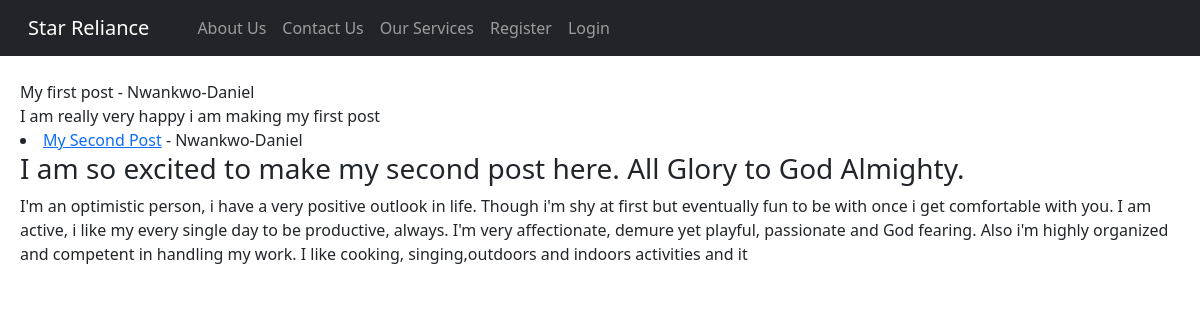
/category/coding, run on an earlier commit of the app's database.
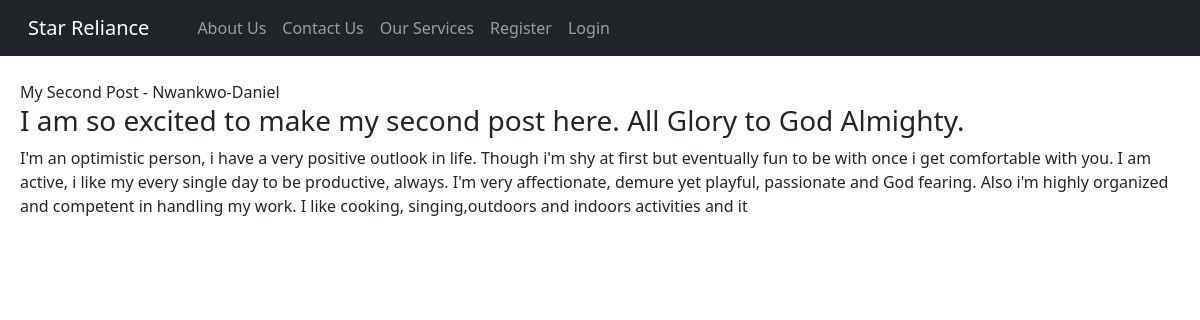
And on a later commit of the database.
### theblog/models.py (models this page shows, shortened)
class Post(models.Model):
    title = models.CharField(max_length = 255)
    title_tag = models.CharField(max_length = 255,default="Star Alliance")
    category = models.CharField(max_length = 255,default="coding")
    author = models.ForeignKey(User, on_delete=models.CASCADE)
    body = models.TextField()
    advert = models.TextField()
    post_date = models.DateField(auto_now_add = True)
    image1 = models.ImageField(null=True, blank=True)
    img1b_post = models.CharField(max_length = 255, null =True, blank=True)
    img1s_post = models.CharField(max_length = 255, null =True, blank=True)
    image2 = models.ImageField(null=True, blank=True)
    img2b_post = models.CharField(max_length = 255, null =True, blank=True)
    img2s_post = models.CharField(max_length = 255, null =True, blank=True)
    image3 = models.ImageField(null=True, blank=True)
    img3b_post = models.CharField(max_length = 255, null =True, blank=True)
    img3s_post = models.CharField(max_length = 255, null =True, blank=True)
    image4 = models.ImageField(null=True, blank=True)
    image5 = models.ImageField(null=True, blank=True)
    image6 = models.ImageField(null=True, blank=True)

### theblog/views.py (the view)
# urls.py: path('category/<str:cats>', CategoryView, name='category' ),
def CategoryView(request, cats):
    category_post = Post.objects.filter(category=cats.replace('-',' '))
    return render(request, 'categories.html',{
        'cats':cats.title().replace('-',' '),
        'category_post':category_post
    })

### theblog/templates/categories.html (shortened to what this page needs)
{% extends 'base.html' %}
{% block content %}
{% if category_post %}
    <h1>{{ cats }}</h1>
    <ul>
        {% for post in category_post %}
            <li><a href="{% url 'article-detail' post.pk %}" >{{post.title}}</a>
                - {{post.author.first_name}}-{{post.author.last_name}}
            {{post.body| slice:":500" |safe}}
            </li>
        {% endfor%}
{% endif %}
{% endblock %}

What changed in the data, as far as the page shows it:
removed Post: title "My first post", author.first_name "Nwankwo", author.last_name "Daniel", body "I am really very happy i am making my first post"
